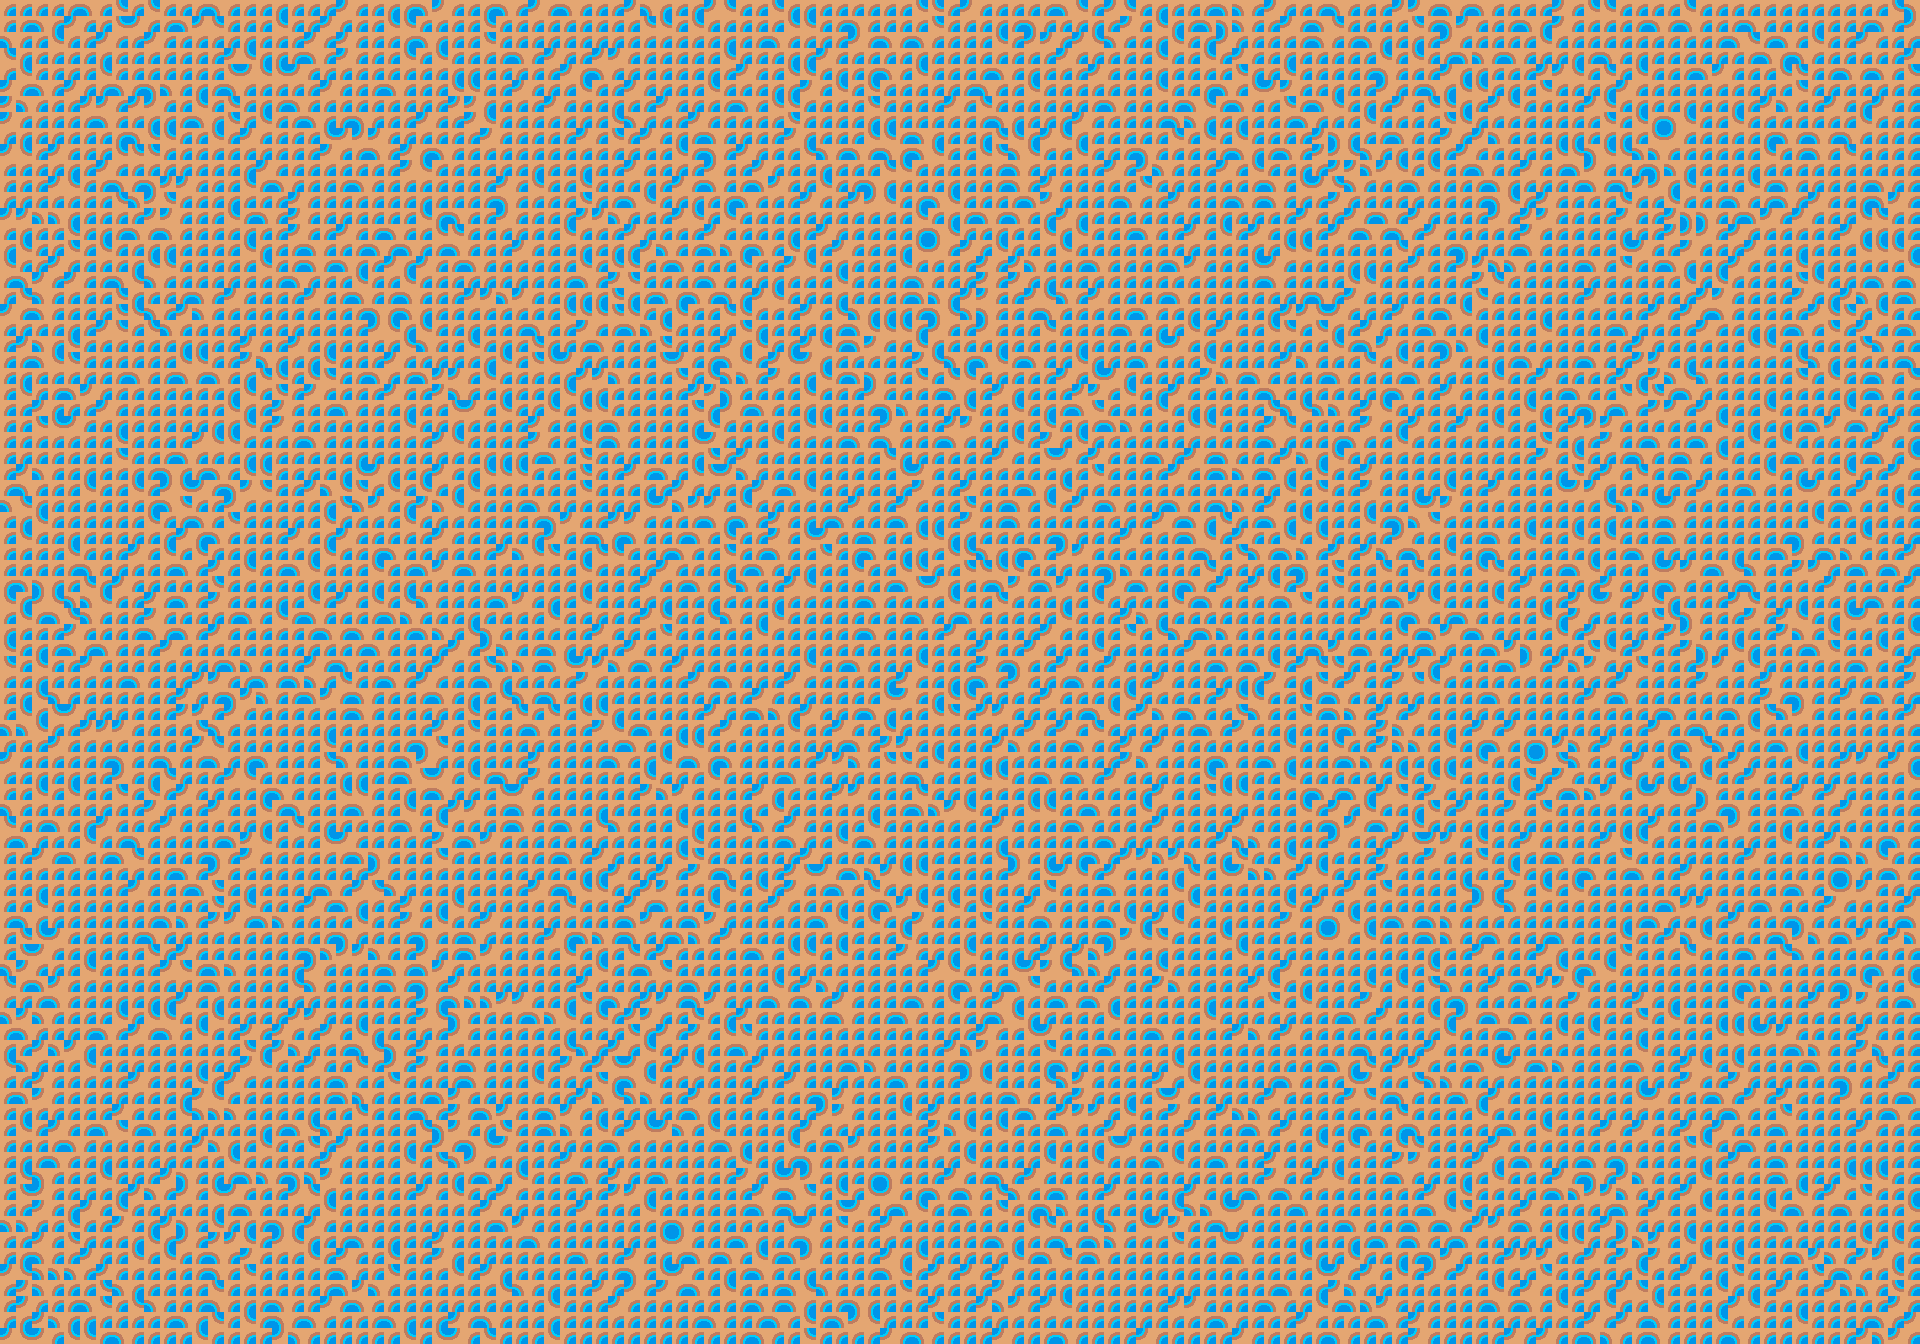

This is a level from a 2D game, rendered from its Tiled map with the project's own tilesets. A one-line summary and the map file follow, with tile-layer data summarised:
An orthogonal 120x84 tile map with 16x16 px tiles, 5 tile layers (01_Ground, 02_Detail, 03_Structures, 04_Props, ...), 2 tilesets and 21 objects (4x enemy, 2x player, west_wall, north_wall, archive_hull, ...).

<map version="1.10" tiledversion="1.12.1" orientation="orthogonal" renderorder="right-down" width="120" height="84" tilewidth="16" tileheight="16" infinite="0" nextlayerid="12" nextobjectid="30">
 <properties>
  <property name="groundStyle" value="cave" />
 </properties>
 <tileset firstgid="1" source="tileset.tsx" />
 <tileset firstgid="91" source="objects.tsx" />
 <layer id="7" name="01_Ground" width="120" height="84">
  <data>[10080 cells, 10080 non-empty, 4 distinct tile ids]</data>
 </layer>
 <layer id="8" name="02_Detail" width="120" height="84"><data>[10080 cells, 0 non-empty, 0 distinct tile ids]</data></layer><layer id="9" name="03_Structures" width="120" height="84"><data>[10080 cells, 0 non-empty, 0 distinct tile ids]</data></layer><layer id="10" name="04_Props" width="120" height="84"><data>[10080 cells, 0 non-empty, 0 distinct tile ids]</data></layer><layer id="11" name="05_Foreground" width="120" height="84"><data>[10080 cells, 0 non-empty, 0 distinct tile ids]</data></layer><objectgroup id="1" name="features">
  <object id="1" name="west_wall" x="0" y="0" width="220" height="1344">
   <properties>
    <property name="kind" value="cliff" />
   </properties>
  </object>
  <object id="2" name="north_wall" x="0" y="0" width="1920" height="170">
   <properties>
    <property name="kind" value="cliff" />
   </properties>
  </object>
  <object id="3" name="archive_hull" x="760" y="468" width="240" height="260">
   <properties>
    <property name="kind" value="ruin" />
    <property name="label" value="Archive Hull" />
   </properties>
  </object>
  <object id="4" name="pressure_lock" x="1420" y="320" width="220" height="220">
   <properties>
    <property name="kind" value="gate" />
    <property name="label" value="Pressure Lock" />
   </properties>
  </object>
  <object id="19" name="tidal_channel" x="1080" y="732" width="96" height="72">
   <properties>
    <property name="kind" value="ruin" />
    <property name="label" value="Tidal Drift" />
    <property name="interactionType" value="scan_hidden_path" />
    <property name="completionWorldFlag" value="frontier.coast_hidden_tidepool_found" />
    <property name="interactionMessage" value="A mapped current line reveals a shallow channel leading to a hidden tidepool cache." />
    <property name="blockedMessage" value="The surf pattern is deceptive. A scan-capable frame could plot the safe route." />
    <property name="blocksMovement" value="true" />
   </properties>
  </object>
 </objectgroup>
 <objectgroup id="2" name="collisions">
  <object id="5" x="0" y="0" width="220" height="1344" />
  <object id="6" x="0" y="0" width="1920" height="170" />
  <object id="7" x="0" y="1284" width="1920" height="60" />
  <object id="8" x="1860" y="0" width="60" height="1344" />
  <object id="9" x="760" y="468" width="240" height="260" />
  <object id="10" x="1420" y="320" width="220" height="220" />
 </objectgroup>
 <objectgroup id="3" name="spawn_points">
  <object id="11" name="from_coast" type="player" x="260" y="924">
   <properties>
    <property name="spawnId" value="from_coast" />
   </properties>
  </object>
  <object id="21" name="from_lock" type="player" x="1490" y="520">
   <properties>
    <property name="spawnId" value="from_lock" />
   </properties>
  </object>
  <object id="12" name="enemy_1" type="enemy" x="520" y="864" />
  <object id="13" name="enemy_2" type="enemy" x="1160" y="754" />
  <object id="14" name="enemy_3" type="enemy" x="1380" y="540" />
  <object id="15" name="enemy_4" type="enemy" x="1660" y="414" />
 </objectgroup>
 <objectgroup id="4" name="doors">
  <object id="16" name="coastal_shallows_exit" x="180" y="892" width="72" height="72">
   <properties>
    <property name="label" value="Coastal Shallows" />
    <property name="targetZone" value="coastal_shallows" />
    <property name="targetSpawn" value="from_coast" />
    </properties>
  </object>
 </objectgroup>
 <objectgroup id="5" name="npcs">
  <object id="17" name="diver" x="430" y="674">
   <properties>
    <property name="npcId" value="captain_maren" />
    <property name="displayName" value="Captain Maren" />
   </properties>
  </object>
 </objectgroup>
 <objectgroup id="6" name="chests">
  <object id="18" name="archive_cache" x="1540" y="584">
   <properties>
    <property name="gold" value="95" />
    <property name="potions" value="1" />
    <property name="keyItemReward" value="abyss_chart" />
    <property name="message" value="A watertight archive capsule preserves deep-sea schematics and dense alloy stock." />
   </properties>
  </object>
  <object id="20" name="tidepool_cache" x="1220" y="754">
   <properties>
    <property name="gold" value="50" />
    <property name="potions" value="1" />
    <property name="hiddenUntilFlag" value="frontier.coast_hidden_tidepool_found" />
    <property name="message" value="The hidden tidepool conceals a dry compartment full of preserved machine parts." />
   </properties>
  </object>
 </objectgroup>
</map>
